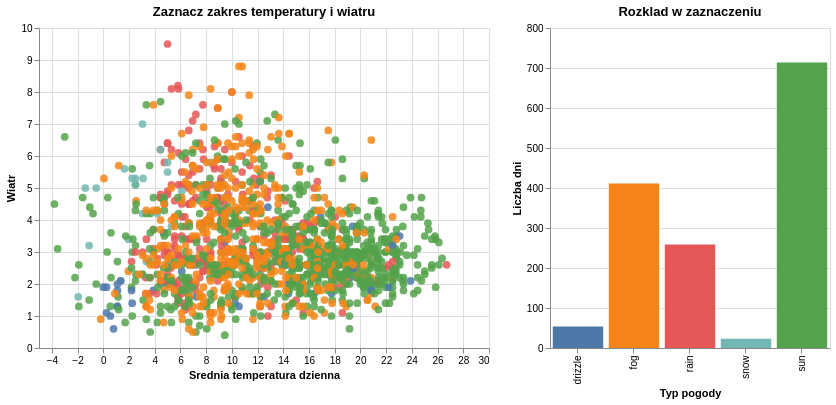

Write notebook code for a chart like this one.
### Markdown cell above
### 3.7 Element interaktywny: selection + linked views

Altair pozwala opisac interakcje deklaratywnie. W aktualnym API Altaira parametry i selekcje dodajemy przez `add_params()`.

Ponizej:

- przeciagamy zakres na wykresie punktowym,
- punkty poza zaznaczeniem bledna,
- histogram opadow filtruje sie do zaznaczonych obserwacji.

### Code cell
brush = alt.selection_interval(encodings=["x", "y"])
points = (
    alt.Chart(weather_clean)
    .mark_circle(size=60)
    .encode(
        x=alt.X("temp_mid:Q", title="Srednia temperatura dzienna"),
        y=alt.Y("wind:Q", title="Wiatr"),
        color=alt.condition(brush, "weather:N", alt.value("#d6d6d6")),
        opacity=alt.condition(brush, alt.value(0.85), alt.value(0.22)),
        tooltip=["date:T", "weather:N", "temp_mid:Q", "wind:Q", "precipitation:Q"],
    )
    .add_params(brush)
    .properties(width=450, height=320, title="Zaznacz zakres temperatury i wiatru")
)

bars = (
    alt.Chart(weather_clean)
    .mark_bar()
    .encode(
        x=alt.X("weather:N", title="Typ pogody"),
        y=alt.Y("count():Q", title="Liczba dni"),
        color=alt.Color("weather:N", legend=None),
        tooltip=[alt.Tooltip("count():Q", title="Liczba dni")],
    )
    .transform_filter(brush)
    .properties(width=280, height=320, title="Rozklad w zaznaczeniu")
)

points | bars

### Figure 1 — Vega specification as saved in the notebook (floating-point values rounded to 4 significant figures; data arrays with more than 128 entries replaced by an {"elided": "..."} marker saying what was removed)
{"$schema": "https://vega.github.io/schema/vega/v6.json", "data": [{"name": "param_54853b0de6a785bc_store"}, {"name": "source_0", "values": {"elided": "1461 records"}, "transform": [{"type": "formula", "expr": "toDate(datum['date'])", "as": "date"}]}, {"name": "data_0", "values": {"elided": "1461 records"}, "transform": [{"type": "formula", "expr": "toDate(datum['date'])", "as": "date"}]}, {"name": "data_1", "source": "source_0", "transform": [{"type": "filter", "expr": "!length(data(\"param_54853b0de6a785bc_store\")) || vlSelectionTest(\"param_54853b0de6a785bc_store\", datum)"}, {"type": "aggregate", "groupby": ["weather"], "fields": [null], "ops": ["count"], "as": ["__count"]}, {"type": "project", "fields": ["__count", "weather"]}]}, {"name": "data_0_color_domain_weather_0", "values": [{"weather": "drizzle"}, {"weather": "rain"}, {"weather": "sun"}, {"weather": "snow"}, {"weather": "fog"}]}, {"name": "data_1_color_domain_weather_1", "source": "data_1", "transform": [{"type": "aggregate", "groupby": ["weather"], "fields": [], "ops": [], "as": []}, {"type": "formula", "expr": "datum['weather']", "as": "sort_field"}, {"type": "project", "fields": ["weather"]}]}, {"name": "data_0_view_8d7a722969e51a36_0_x_domain_temp_mid", "values": [{"min": -3.8, "max": 26.7}]}, {"name": "data_0_view_8d7a722969e51a36_0_y_domain_wind", "values": [{"min": 0.4, "max": 9.5}]}, {"name": "data_1_concat_1_x_domain_weather", "source": "data_1", "transform": [{"type": "aggregate", "groupby": ["weather"], "fields": [], "ops": [], "as": []}, {"type": "formula", "expr": "datum['weather']", "as": "sort_field"}, {"type": "project", "fields": ["weather"]}]}, {"name": "data_1_concat_1_y_domain___count", "source": "data_1", "transform": [{"type": "formula", "expr": "+datum['__count']", "as": "__count"}, {"type": "aggregate", "groupby": [], "fields": ["__count", "__count"], "ops": ["min", "max"], "as": ["min", "max"]}]}], "signals": [{"name": "view_8d7a722969e51a36_0_width", "value": 450}, {"name": "concat_1_width", "value": 280}, {"name": "unit", "value": {}, "on": [{"events": "pointermove", "update": "isTuple(group()) ? group() : unit"}]}, {"name": "param_54853b0de6a785bc", "update": "vlSelectionResolve(\"param_54853b0de6a785bc_store\", \"union\")"}], "marks": [{"type": "group", "name": "view_8d7a722969e51a36_0_group", "encode": {"update": {"height": {"signal": "height"}, "width": {"signal": "view_8d7a722969e51a36_0_width"}}}, "signals": [{"name": "param_54853b0de6a785bc_x", "value": [], "on": [{"events": {"source": "scope", "filter": ["!event.item || event.item.mark.name !== \"param_54853b0de6a785bc_brush\""], "type": "pointerdown"}, "update": "[x(unit), x(unit)]"}, {"events": {"source": "window", "between": [{"source": "scope", "filter": ["!event.item || event.item.mark.name !== \"param_54853b0de6a785bc_brush\""], "type": "pointerdown"}, {"source": "window", "type": "pointerup"}], "type": "pointermove", "consume": true}, "update": "[param_54853b0de6a785bc_x[0], clamp(x(unit), 0, view_8d7a722969e51a36_0_width)]"}, {"events": {"signal": "param_54853b0de6a785bc_scale_trigger"}, "update": "[scale(\"view_8d7a722969e51a36_0_x\", param_54853b0de6a785bc_temp_mid[0]), scale(\"view_8d7a722969e51a36_0_x\", param_54853b0de6a785bc_temp_mid[1])]"}, {"events": [{"source": "view", "type": "dblclick"}], "update": "[0, 0]"}, {"events": {"signal": "param_54853b0de6a785bc_translate_delta"}, "update": "clampRange(panLinear(param_54853b0de6a785bc_translate_anchor.extent_x, param_54853b0de6a785bc_translate_delta.x / span(param_54853b0de6a785bc_translate_anchor.extent_x)), 0, view_8d7a722969e51a36_0_width)"}, {"events": {"signal": "param_54853b0de6a785bc_zoom_delta"}, "update": "clampRange(zoomLinear(param_54853b0de6a785bc_x, param_54853b0de6a785bc_zoom_anchor.x, param_54853b0de6a785bc_zoom_delta), 0, view_8d7a722969e51a36_0_width)"}]}, {"name": "param_54853b0de6a785bc_temp_mid", "on": [{"events": {"signal": "param_54853b0de6a785bc_x"}, "update": "param_54853b0de6a785bc_x[0] === param_54853b0de6a785bc_x[1] ? null : invert(\"view_8d7a722969e51a36_0_x\", param_54853b0de6a785bc_x)"}]}, {"name": "param_54853b0de6a785bc_y", "value": [], "on": [{"events": {"source": "scope", "filter": ["!event.item || event.item.mark.name !== \"param_54853b0de6a785bc_brush\""], "type": "pointerdown"}, "update": "[y(unit), y(unit)]"}, {"events": {"source": "window", "between": [{"source": "scope", "filter": ["!event.item || event.item.mark.name !== \"param_54853b0de6a785bc_brush\""], "type": "pointerdown"}, {"source": "window", "type": "pointerup"}], "type": "pointermove", "consume": true}, "update": "[param_54853b0de6a785bc_y[0], clamp(y(unit), 0, height)]"}, {"events": {"signal": "param_54853b0de6a785bc_scale_trigger"}, "update": "[scale(\"view_8d7a722969e51a36_0_y\", param_54853b0de6a785bc_wind[0]), scale(\"view_8d7a722969e51a36_0_y\", param_54853b0de6a785bc_wind[1])]"}, {"events": [{"source": "view", "type": "dblclick"}], "update": "[0, 0]"}, {"events": {"signal": "param_54853b0de6a785bc_translate_delta"}, "update": "clampRange(panLinear(param_54853b0de6a785bc_translate_anchor.extent_y, param_54853b0de6a785bc_translate_delta.y / span(param_54853b0de6a785bc_translate_anchor.extent_y)), 0, height)"}, {"events": {"signal": "param_54853b0de6a785bc_zoom_delta"}, "update": "clampRange(zoomLinear(param_54853b0de6a785bc_y, param_54853b0de6a785bc_zoom_anchor.y, param_54853b0de6a785bc_zoom_delta), 0, height)"}]}, {"name": "param_54853b0de6a785bc_wind", "on": [{"events": {"signal": "param_54853b0de6a785bc_y"}, "update": "param_54853b0de6a785bc_y[0] === param_54853b0de6a785bc_y[1] ? null : invert(\"view_8d7a722969e51a36_0_y\", param_54853b0de6a785bc_y)"}]}, {"name": "param_54853b0de6a785bc_scale_trigger", "value": {}, "on": [{"events": [{"scale": "view_8d7a722969e51a36_0_x"}, {"scale": "view_8d7a722969e51a36_0_y"}], "update": "(!isArray(param_54853b0de6a785bc_temp_mid) || (+invert(\"view_8d7a722969e51a36_0_x\", param_54853b0de6a785bc_x)[0] === +param_54853b0de6a785bc_temp_mid[0] && +invert(\"view_8d7a722969e51a36_0_x\", param_54853b0de6a785bc_x)[1] === +param_54853b0de6a785bc_temp_mid[1])) && (!isArray(param_54853b0de6a785bc_wind) || (+invert(\"view_8d7a722969e51a36_0_y\", param_54853b0de6a785bc_y)[0] === +param_54853b0de6a785bc_wind[0] && +invert(\"view_8d7a722969e51a36_0_y\", param_54853b0de6a785bc_y)[1] === +param_54853b0de6a785bc_wind[1])) ? param_54853b0de6a785bc_scale_trigger : {}"}]}, {"name": "param_54853b0de6a785bc_tuple", "on": [{"events": [{"signal": "param_54853b0de6a785bc_temp_mid || param_54853b0de6a785bc_wind"}], "update": "param_54853b0de6a785bc_temp_mid && param_54853b0de6a785bc_wind ? {unit: \"view_8d7a722969e51a36_0\", fields: param_54853b0de6a785bc_tuple_fields, values: [param_54853b0de6a785bc_temp_mid,param_54853b0de6a785bc_wind]} : null"}]}, {"name": "param_54853b0de6a785bc_tuple_fields", "value": [{"field": "temp_mid", "channel": "x", "type": "R"}, {"field": "wind", "channel": "y", "type": "R"}]}, {"name": "param_54853b0de6a785bc_translate_anchor", "value": {}, "on": [{"events": [{"source": "scope", "markname": "param_54853b0de6a785bc_brush", "type": "pointerdown"}], "update": "{x: x(unit), y: y(unit), extent_x: slice(param_54853b0de6a785bc_x), extent_y: slice(param_54853b0de6a785bc_y)}"}]}, {"name": "param_54853b0de6a785bc_translate_delta", "value": {}, "on": [{"events": [{"source": "window", "between": [{"source": "scope", "markname": "param_54853b0de6a785bc_brush", "type": "pointerdown"}, {"source": "window", "type": "pointerup"}], "type": "pointermove", "consume": true}], "update": "{x: param_54853b0de6a785bc_translate_anchor.x - x(unit), y: param_54853b0de6a785bc_translate_anchor.y - y(unit)}"}]}, {"name": "param_54853b0de6a785bc_zoom_anchor", "on": [{"events": [{"source": "scope", "markname": "param_54853b0de6a785bc_brush", "type": "wheel", "consume": true}], "update": "{x: x(unit), y: y(unit)}"}]}, {"name": "param_54853b0de6a785bc_zoom_delta", "on": [{"events": [{"source": "scope", "markname": "param_54853b0de6a785bc_brush", "type": "wheel", "consume": true}], "update": "pow(1.001, event.deltaY * pow(16, event.deltaMode))", "force": true}]}, {"name": "param_54853b0de6a785bc_modify", "on": [{"events": {"signal": "param_54853b0de6a785bc_tuple"}, "update": "modify(\"param_54853b0de6a785bc_store\", param_54853b0de6a785bc_tuple, true)"}]}], "marks": [{"type": "rect", "name": "param_54853b0de6a785bc_brush_bg", "encode": {"update": {"y2": [{"signal": "param_54853b0de6a785bc_y[1]", "test": "data(\"param_54853b0de6a785bc_store\").length && data(\"param_54853b0de6a785bc_store\")[0].unit === \"view_8d7a722969e51a36_0\""}, {"value": 0}], "y": [{"signal": "param_54853b0de6a785bc_y[0]", "test": "data(\"param_54853b0de6a785bc_store\").length && data(\"param_54853b0de6a785bc_store\")[0].unit === \"view_8d7a722969e51a36_0\""}, {"value": 0}], "x": [{"signal": "param_54853b0de6a785bc_x[0]", "test": "data(\"param_54853b0de6a785bc_store\").length && data(\"param_54853b0de6a785bc_store\")[0].unit === \"view_8d7a722969e51a36_0\""}, {"value": 0}], "x2": [{"signal": "param_54853b0de6a785bc_x[1]", "test": "data(\"param_54853b0de6a785bc_store\").length && data(\"param_54853b0de6a785bc_store\")[0].unit === \"view_8d7a722969e51a36_0\""}, {"value": 0}]}, "enter": {"fillOpacity": {"value": 0.125}, "fill": {"value": "#333"}}}, "clip": true}, {"type": "symbol", "name": "view_8d7a722969e51a36_0_marks", "from": {"data": "data_0"}, "encode": {"update": {"y": {"field": "wind", "scale": "view_8d7a722969e51a36_0_y"}, "tooltip": {"signal": "{\"date\": timeFormat(datum[\"date\"], \"%b %d, %Y\"), \"weather\": isValid(datum[\"weather\"]) ? isArray(datum[\"weather\"]) ? join(datum[\"weather\"], '\\n') : datum[\"weather\"] : \"\"+datum[\"weather\"], \"temp_mid\": format(datum[\"temp_mid\"], \"\"), \"wind\": format(datum[\"wind\"], \"\"), \"precipitation\": format(datum[\"precipitation\"], \"\")}"}, "opacity": [{"value": 0.85, "test": "!length(data(\"param_54853b0de6a785bc_store\")) || vlSelectionTest(\"param_54853b0de6a785bc_store\", datum)"}, {"value": 0.22}], "size": {"value": 60}, "fill": [{"field": "weather", "scale": "color", "test": "!length(data(\"param_54853b0de6a785bc_store\")) || vlSelectionTest(\"param_54853b0de6a785bc_store\", datum)"}, {"value": "#d6d6d6"}], "x": {"field": "temp_mid", "scale": "view_8d7a722969e51a36_0_x"}, "shape": {"value": "circle"}}}, "interactive": true, "style": ["circle"]}, {"type": "rect", "name": "param_54853b0de6a785bc_brush", "encode": {"update": {"y2": [{"signal": "param_54853b0de6a785bc_y[1]", "test": "data(\"param_54853b0de6a785bc_store\").length && data(\"param_54853b0de6a785bc_store\")[0].unit === \"view_8d7a722969e51a36_0\""}, {"value": 0}], "stroke": [{"value": "white", "test": "param_54853b0de6a785bc_x[0] !== param_54853b0de6a785bc_x[1] && param_54853b0de6a785bc_y[0] !== param_54853b0de6a785bc_y[1]"}, {}], "y": [{"signal": "param_54853b0de6a785bc_y[0]", "test": "data(\"param_54853b0de6a785bc_store\").length && data(\"param_54853b0de6a785bc_store\")[0].unit === \"view_8d7a722969e51a36_0\""}, {"value": 0}], "x": [{"signal": "param_54853b0de6a785bc_x[0]", "test": "data(\"param_54853b0de6a785bc_store\").length && data(\"param_54853b0de6a785bc_store\")[0].unit === \"view_8d7a722969e51a36_0\""}, {"value": 0}], "x2": [{"signal": "param_54853b0de6a785bc_x[1]", "test": "data(\"param_54853b0de6a785bc_store\").length && data(\"param_54853b0de6a785bc_store\")[0].unit === \"view_8d7a722969e51a36_0\""}, {"value": 0}]}, "enter": {"cursor": {"value": "move"}, "fill": {"value": "transparent"}}}, "clip": true}], "axes": [{"scale": "view_8d7a722969e51a36_0_x", "gridScale": "view_8d7a722969e51a36_0_y", "maxExtent": 0, "ticks": false, "tickCount": {"signal": "ceil(view_8d7a722969e51a36_0_width/40)"}, "zindex": 0, "minExtent": 0, "orient": "bottom", "domain": false, "labels": false, "grid": true, "aria": false}, {"scale": "view_8d7a722969e51a36_0_y", "ticks": false, "gridScale": "view_8d7a722969e51a36_0_x", "aria": false, "minExtent": 0, "zindex": 0, "orient": "left", "grid": true, "labels": false, "tickCount": {"signal": "ceil(height/40)"}, "maxExtent": 0, "domain": false}, {"scale": "view_8d7a722969e51a36_0_x", "labelOverlap": true, "zindex": 0, "orient": "bottom", "title": "Srednia temperatura dzienna", "labelFlush": true, "tickCount": {"signal": "ceil(view_8d7a722969e51a36_0_width/40)"}, "grid": false}, {"scale": "view_8d7a722969e51a36_0_y", "tickCount": {"signal": "ceil(height/40)"}, "orient": "left", "title": "Wiatr", "grid": false, "zindex": 0, "labelOverlap": true}], "title": {"text": "Zaznacz zakres temperatury i wiatru", "frame": "group"}, "style": "cell"}, {"type": "group", "name": "concat_1_group", "encode": {"update": {"height": {"signal": "height"}, "width": {"signal": "concat_1_width"}}}, "marks": [{"type": "rect", "name": "concat_1_marks", "from": {"data": "data_1"}, "encode": {"update": {"tooltip": {"signal": "{\"Liczba dni\": format(datum[\"__count\"], \"\")}"}, "y": {"field": "__count", "scale": "concat_1_y"}, "y2": {"value": 0, "scale": "concat_1_y"}, "width": {"signal": "max(0.25, bandwidth('concat_1_x'))"}, "fill": {"field": "weather", "scale": "color"}, "x": {"field": "weather", "scale": "concat_1_x"}}}, "interactive": true, "style": ["bar"]}], "axes": [{"scale": "concat_1_y", "orient": "left", "aria": false, "grid": true, "ticks": false, "zindex": 0, "domain": false, "labels": false, "maxExtent": 0, "minExtent": 0, "gridScale": "concat_1_x", "tickCount": {"signal": "ceil(height/40)"}}, {"scale": "concat_1_x", "labelAlign": "right", "labelBaseline": "middle", "labelAngle": 270, "orient": "bottom", "zindex": 0, "title": "Typ pogody", "grid": false}, {"scale": "concat_1_y", "tickCount": {"signal": "ceil(height/40)"}, "orient": "left", "labelOverlap": true, "zindex": 0, "title": "Liczba dni", "grid": false}], "title": {"text": "Rozklad w zaznaczeniu", "frame": "group"}, "style": "cell"}], "scales": [{"name": "color", "type": "ordinal", "domain": {"fields": [{"data": "data_0_color_domain_weather_0", "field": "weather"}, {"data": "data_1_color_domain_weather_1", "field": "weather"}], "sort": true}, "range": "category"}, {"name": "view_8d7a722969e51a36_0_x", "type": "linear", "domain": [{"signal": "(data(\"data_0_view_8d7a722969e51a36_0_x_domain_temp_mid\")[0] || {}).min"}, {"signal": "(data(\"data_0_view_8d7a722969e51a36_0_x_domain_temp_mid\")[0] || {}).max"}], "range": [0, {"signal": "view_8d7a722969e51a36_0_width"}], "nice": true, "zero": true}, {"name": "view_8d7a722969e51a36_0_y", "type": "linear", "domain": [{"signal": "(data(\"data_0_view_8d7a722969e51a36_0_y_domain_wind\")[0] || {}).min"}, {"signal": "(data(\"data_0_view_8d7a722969e51a36_0_y_domain_wind\")[0] || {}).max"}], "range": [{"signal": "height"}, 0], "nice": true, "zero": true}, {"name": "concat_1_x", "type": "band", "domain": {"data": "data_1_concat_1_x_domain_weather", "field": "weather", "sort": true}, "range": [0, {"signal": "concat_1_width"}], "paddingInner": 0.1, "paddingOuter": 0.05}, {"name": "concat_1_y", "type": "linear", "domain": [{"signal": "(data(\"data_1_concat_1_y_domain___count\")[0] || {}).min"}, {"signal": "(data(\"data_1_concat_1_y_domain___count\")[0] || {}).max"}], "range": [{"signal": "height"}, 0], "nice": true, "zero": true}], "background": "white", "padding": 5, "height": 320, "layout": {"padding": 20, "bounds": "full", "align": "each"}}
